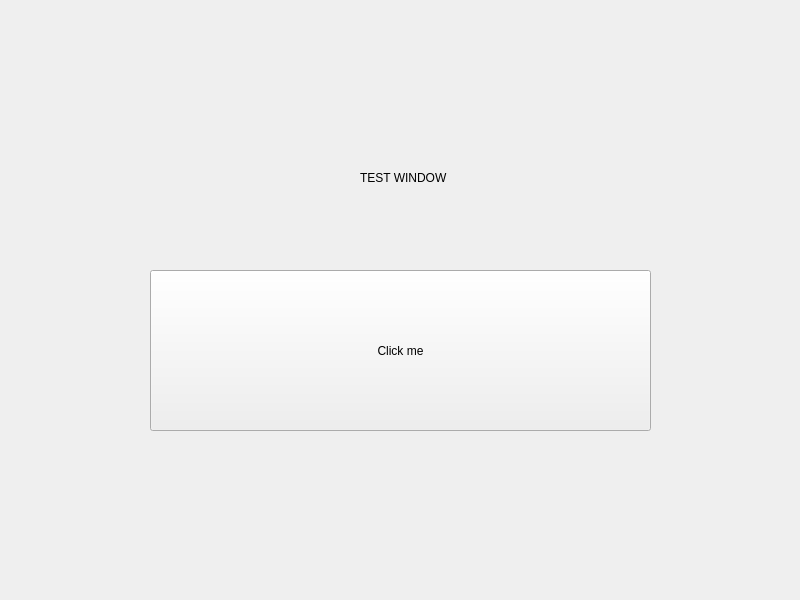
<?xml version="1.0" encoding="UTF-8"?>
<ui version="4.0">
 <class>MainWindow</class>
 <widget class="QMainWindow" name="MainWindow">
  <property name="geometry">
   <rect>
    <x>0</x>
    <y>0</y>
    <width>800</width>
    <height>600</height>
   </rect>
  </property>
  <property name="windowTitle">
   <string>MainWindow</string>
  </property>
  <widget class="QWidget" name="centralwidget">
   <widget class="QLabel" name="label">
    <property name="geometry">
     <rect>
      <x>360</x>
      <y>170</y>
      <width>231</width>
      <height>16</height>
     </rect>
    </property>
    <property name="text">
     <string>&lt;html&gt;&lt;head/&gt;&lt;body&gt;&lt;p&gt;TEST WINDOW&lt;/p&gt;&lt;/body&gt;&lt;/html&gt;</string>
    </property>
   </widget>
   <widget class="QPushButton" name="button">
    <property name="geometry">
     <rect>
      <x>150</x>
      <y>270</y>
      <width>501</width>
      <height>161</height>
     </rect>
    </property>
    <property name="text">
     <string>Click me</string>
    </property>
   </widget>
  </widget>
 </widget>
 <resources/>
 <connections/>
</ui>
